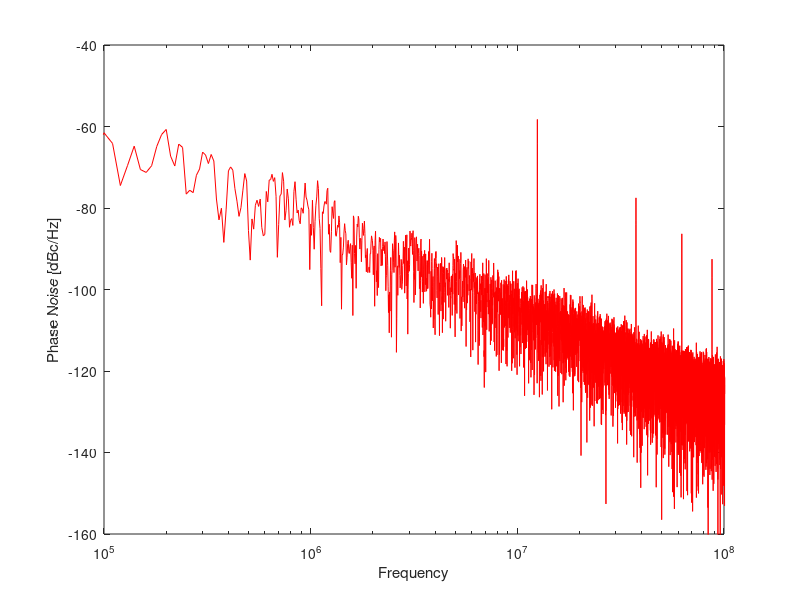

Reproduce this figure in MATLAB.
T=textread('OUT_PN.dat');
% T=textread('C:\Users\uuuks\Desktop\osc_fir.dat');
%/usrtmp/lst13/simulation/BBCP_FRAC_MASH3_PH4_DLY_SIM_BARON/spectre/schematic/netlist/I59.dat');
%/usrtmp/lst13/simulation/BBCP_FRAC_MASH3_PH4_SIM_QUEEN_v2/spectre/schematic/netlist/I59.dat');
%/home/lst13/matlab/BBPLL_spetrum/COMP_DLY_0508/SLDSM3_PH16_INPUTPN_DLY_PN.dat');
%/usrtmp/lst13/simulation/BBCP_FRAC_SLDSM3_PH16_DLY_SIM_QUEEN/spectre/schematic/netlist/I149.dat');
%/home/lst13/Desktop/test/bbpfd/I72.dat');
%/usrtmp/lst13/simulation/BBPLL_INT_SIM_KING/spectre/schematic/netlist/I46.dat');
%/usrtmp/lst13/simulation/BBCP_FRAC_MASH3_PH16_SIM_BARON/spectre/schematic/netlist/I59.dat');
%/home/lst13/matlab/BBPLL_spetrum/COMP_BBCP_BW1M_0422/MASH3_PH1_PN.dat');
%/usrtmp/lst13/simulation/BBCP_FRAC_MASH3_PH16_SIM_KING/spectre/schematic/netlist/I59.dat');
F=1./T;
T_mean=mean(T);
DeltaT=T-T_mean;
%DeltaT = [T(:, 2) - T_mean(2)];
tj=cumsum(DeltaT);
tj=tj-mean(tj);
phi_e=tj*2*pi/T_mean;
nfft=length(phi_e);
Ffft=1/(nfft*T_mean);
ffft=0:Ffft:Ffft*(nfft-1);
w=hann(nfft);
%F_mean=mean(F);
PHI_E=fft(phi_e.*w)/sum(w);
% db=20*log10(abs(PHI_E));
% FFFT=ffft.';
% minusdb=-db;
% minusdbc=minusdb+10*log(FFFT);
% dbc=-minusdbc;
figure(2);
semilogx(ffft,20*log10(abs(PHI_E))-10*log10(1/T_mean/nfft),'r','LineWidth', 0.01);
% semilogx(ffft,20*log10(abs(PHI_E)),'r','LineWidth', 0.01);
% semilogx(ffft,dbc,'g');
xlabel('Frequency');
% ylabel('Phase Noise |FFT|^2 [dB]');
ylabel('Phase Noise [dBc/Hz]');
Xstick_pos=([0 0 0 0]);
%legend('VCO output');
axis([1e5 1e8 -160 -40]);
% grid on;
hold on;